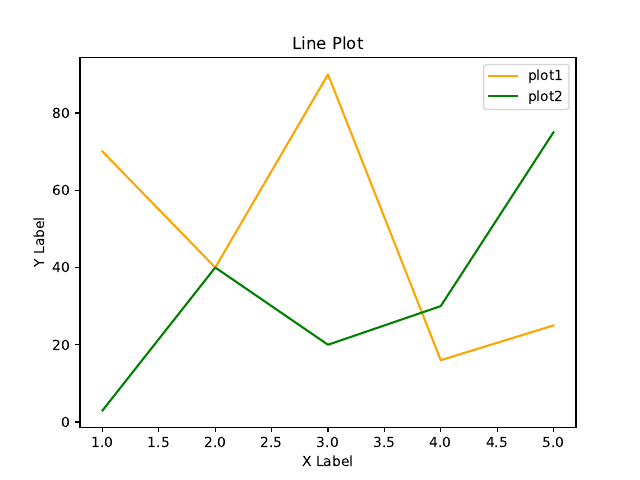

Here is the Python script that generated this plot:
import matplotlib.pyplot as plt
import matplotlib

x1=[1,2,3,4,5]
y1=[70,40,90,16,25]
plt.plot(x1, y1, label='plot1', color="orange")

x1=[1,2,3,4,5]
y1=[3,40,20,30,75]
plt.plot(x1, y1, label='plot2', color="green")

plt.title('Line Plot')

plt.xlabel('X Label')
plt.ylabel('Y Label')

plt.legend()

#use interactive mode
plt.show()

# width, height in inches. If not provided, defaults to rcParams["figure.figsize"] = [6.4, 4.8]
#adjust figure size
# plt.figure(figsize=(15, 10))

#export as pdf
#plt.savefig('basics.pdf')